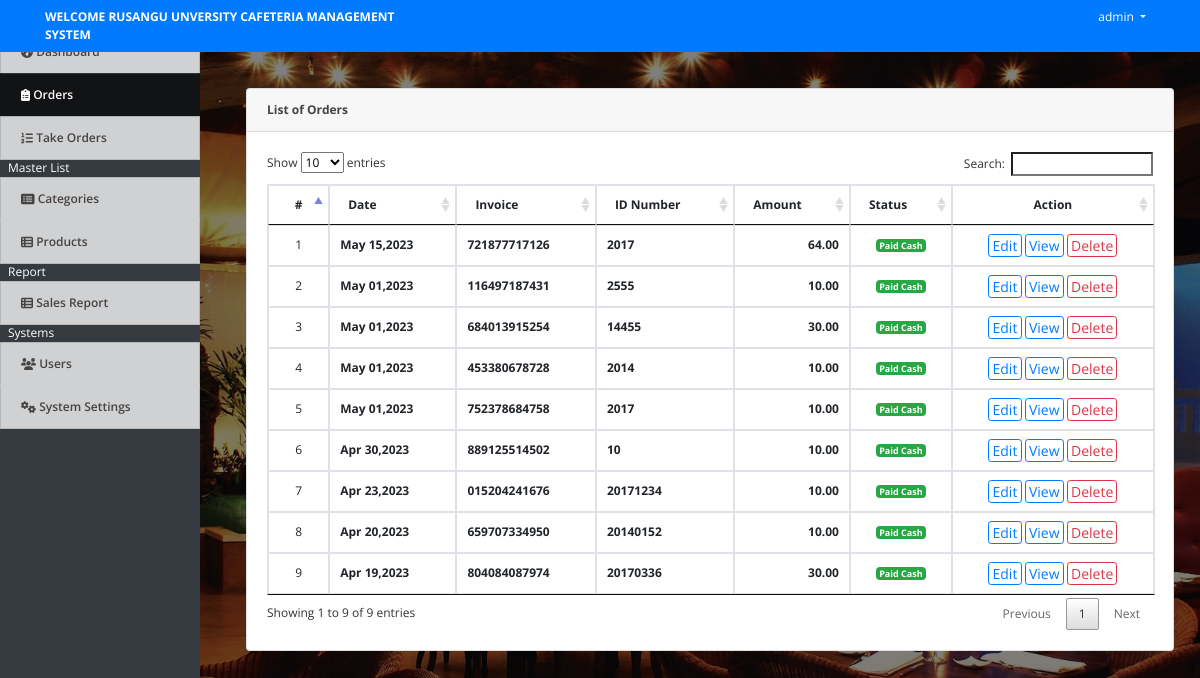
The page /index.php?page=orders (signed in) on the database its author committed.
### tables this page shows
CREATE TABLE IF NOT EXISTS `orders` (
  `id` int(11) NOT NULL AUTO_INCREMENT,
  `ref_no` varchar(50) NOT NULL,
  `total_amount` float NOT NULL,
  `amount_tendered` float NOT NULL,
  `order_number` int(30) NOT NULL,
  `date_created` datetime NOT NULL DEFAULT CURRENT_TIMESTAMP,
  PRIMARY KEY (`id`)
);

### orders.php (the view, shortened to what this page needs)
<?php include('db_connect.php');?>
<div class="container-fluid">
	<div class="col-lg-12">
		<div class="row">
			<div class="col-md-12">
				<div class="card">
					<div class="card-header">
						<b>List of Orders </b>
					</div>
					<div class="card-body">
						<table class="table table-condensed table-bordered table-hover">
							<thead>
								<tr>
									<th class="text-center">#</th>
									<th class="">Date</th>
									<th class="">Invoice</th>
									<th class="">ID Number</th>
									<th class="">Amount</th>
									<th class="">Status</th>
									<th class="text-center">Action</th>
								</tr>
							</thead>
							<tbody>
								<?php
								$i = 1;
								$order = $conn->query("SELECT * FROM orders order by unix_timestamp(date_created) desc ");
								while($row=$order->fetch_assoc()):
								?>
								<tr>
									<td class="text-center"><?php echo $i++ ?></td>
									<td>
										<p> <b><?php echo date("M d,Y",strtotime($row['date_created'])) ?></b></p>
									</td>
									<td>
										<p> <b><?php echo $row['amount_tendered'] > 0 ? $row['ref_no'] : 'N/A' ?></b></p>
									</td>
									<td>
										<p> <b><?php echo $row['order_number'] ?></b></p>
									</td>
									<td>
										<p class="text-right"> <b><?php echo number_format($row['total_amount'],2) ?></b></p>
									</td>
									<td class="text-center">
										<?php if($row['amount_tendered'] > 0): ?>
											<span class="badge badge-success">Paid Cash</span>
										<?php else: ?>
											<span class="badge badge-primary">Pay Via Portal</span>
										<?php endif; ?>
									</td>
									<td class="text-center">
										<button class="btn btn-sm btn-outline-primary " type="button" onclick="location.href='billing/index.php?id=<?php echo $row['id'] ?>'" data-id="<?php echo $row['id'] ?>" >Edit</button>
										<button class="btn btn-sm btn-outline-primary view_order" type="button" data-id="<?php echo $row['id'] ?>">View</button>
										<button class="btn btn-sm btn-outline-danger delete_order" type="button" data-id="<?php echo $row['id'] ?>">Delete</button>
									</td>
								</tr>
								<?php endwhile; ?>
							</tbody>
						</table>
					</div>
				</div>
			</div>
		</div>
	</div>
</div>

### index.php (shortened to what this page needs)
<!DOCTYPE html>
<html lang="en">
<head>
<?php
 include('./header.php');
 ?>
</head>
<link rel="stylesheet" type="text/css" href="css/style1.css">
<body>
	<?php include 'topbar.php' ?>
	<?php include 'navbar.php' ?>
  <main id="view-panel" >
      <?php $page = isset($_GET['page']) ? $_GET['page'] :'home'; ?>
  	<?php include $page.'.php' ?>
  </main>
</body>
</html>

### header.php (shortened to what this page needs)
  <link rel="stylesheet" href="assets/font-awesome/css/all.min.css">
<link href="assets/vendor/bootstrap/css/bootstrap.min.css" rel="stylesheet">
<link href="assets/vendor/icofont/icofont.min.css" rel="stylesheet">
<link href="assets/vendor/boxicons/css/boxicons.min.css" rel="stylesheet">
<link href="assets/vendor/venobox/venobox.css" rel="stylesheet">
<link href="assets/vendor/animate.css/animate.min.css" rel="stylesheet">
<link href="assets/vendor/remixicon/remixicon.css" rel="stylesheet">
<link href="assets/vendor/owl.carousel/assets/owl.carousel.min.css" rel="stylesheet">
<link href="assets/vendor/bootstrap-datepicker/css/bootstrap-datepicker.min.css" rel="stylesheet">
<link href="assets/DataTables/datatables.min.css" rel="stylesheet">
<link href="assets/css/jquery.datetimepicker.min.css" rel="stylesheet">
<link href="assets/css/select2.min.css" rel="stylesheet">
<link href="assets/css/style.css" rel="stylesheet">
<link type="text/css" rel="stylesheet" href="assets/css/jquery-te-1.4.0.css">

### topbar.php (shortened to what this page needs)
<nav class="navbar navbar-light fixed-top bg-primary" style="padding:0">
  <div class="container-fluid mt-2 mb-2">
  	<div class="col-lg-12">
      <div class="col-md-4 float-left text-white">
        <large><b><?php echo isset($_SESSION['system']['name']) ? $_SESSION['system']['name'] : '' ?></b></large>
      </div>
	  	<div class="float-right">
        <div class=" dropdown mr-4">
            <a href="#" class="text-white dropdown-toggle"  id="account_settings" data-toggle="dropdown" aria-haspopup="true" aria-expanded="false"><?php echo $_SESSION['login_name'] ?> </a>
        </div>
      </div>
  </div>
</nav>

### navbar.php (shortened to what this page needs)
<nav id="sidebar" class='mx-lt-5 bg-dark' >
		<div class="sidebar-list">
				<a href="index.php?page=home" class="nav-item nav-home"><span class='icon-field'><i class="fa fa-tachometer-alt "></i></span> Dashboard</a>
				<a href="index.php?page=orders" class="nav-item nav-orders"><span class='icon-field'><i class="fa fa-clipboard-list "></i></span> Orders</a>
				<a href="billing/index.php" class="nav-item nav-takeorders"><span class='icon-field'><i class="fa fa-list-ol "></i></span> Take Orders</a>
				<?php if($_SESSION['login_type'] == 1): ?>
				<div class="mx-2 text-white">Master List</div>
				<a href="index.php?page=categories" class="nav-item nav-categories"><span class='icon-field'><i class="fa fa-list-alt "></i></span> Categories</a>
				<a href="index.php?page=products" class="nav-item nav-products"><span class='icon-field'><i class="fa fa-th-list "></i></span> Products</a>
				<?php endif; ?>
				<div class="mx-2 text-white">Report</div>
				<a href="index.php?page=sales_report" class="nav-item nav-sales_report"><span class='icon-field'><i class="fa fa-th-list"></i></span> Sales Report</a>
				<?php if($_SESSION['login_type'] == 1): ?>
				<div class="mx-2 text-white">Systems</div>
				<a href="index.php?page=users" class="nav-item nav-users"><span class='icon-field'><i class="fa fa-users "></i></span> Users</a>
				<a href="index.php?page=site_settings" class="nav-item nav-site_settings"><span class='icon-field'><i class="fa fa-cogs"></i></span> System Settings</a>
			<?php endif; ?>
		</div>
</nav>

### assets/css/style.css (style rules this page uses)
body { font-family: "Open Sans", sans-serif; color: #444444; width: 100%; height: calc(100%); font-size: 12px; }
a { color: #1977cc; }
nav#sidebar { height: calc(100%); position: fixed; z-index: 99; left: 0; width: 200px; font-size: 12px; top: 2.5em; }
a.nav-item { position: relative; display: block; padding: .75rem 1.25rem; margin-bottom: -1px; border: 1px solid rgba(0,0,0,.125); background-color: #ffffffc4; color: #484343; font-weight: 600; }
a.nav-item:hover, .nav-item.active { background-color: #000000ad; color: #fffafa; }
main#view-panel { margin-left: 200px; width:calc(100% - 200px); margin-top: 2.8em; padding: .5em }
.btn-sm { padding: .0001rem .2rem; }

### css/style1.css (style rules this page uses)
body { background-image: linear-gradient(rgba(0,0,0,0.5),rgba(0,0,0,0.5)),url("images/caf.jpg"); background-size: cover; background-position: center; background-attachment: fixed; background-repeat: no-repeat; width: 100%; height: calc(100%); position: fixed; top:0; left: 10px; }

### orders.php (style rules this page uses)
td { vertical-align: middle !important; }
td p { margin: unset }

### rows shown on the page
orders: date_created "May 15,2023", ref_no "721877717126", order_number "2017", total_amount "64.00", amount_tendered "Paid Cash"
orders: date_created "May 01,2023", ref_no "116497187431", order_number "2555", total_amount "10.00", amount_tendered "Paid Cash"
orders: date_created "May 01,2023", ref_no "684013915254", order_number "14455", total_amount "30.00", amount_tendered "Paid Cash"
orders: date_created "May 01,2023", ref_no "453380678728", order_number "2014", total_amount "10.00", amount_tendered "Paid Cash"
orders: date_created "May 01,2023", ref_no "752378684758", order_number "2017", total_amount "10.00", amount_tendered "Paid Cash"
orders: date_created "Apr 30,2023", ref_no "889125514502", order_number "10", total_amount "10.00", amount_tendered "Paid Cash"
orders: date_created "Apr 23,2023", ref_no "015204241676", order_number "20171234", total_amount "10.00", amount_tendered "Paid Cash"
orders: date_created "Apr 20,2023", ref_no "659707334950", order_number "20140152", total_amount "10.00", amount_tendered "Paid Cash"
orders: date_created "Apr 19,2023", ref_no "804084087974", order_number "20170336", total_amount "30.00", amount_tendered "Paid Cash"

### other values the page prints
$_SESSION['system']['name'] "WELCOME RUSANGU UNVERSITY CAFETERIA MANAGEMENT SYSTEM"
$_SESSION['login_name'] "admin"
